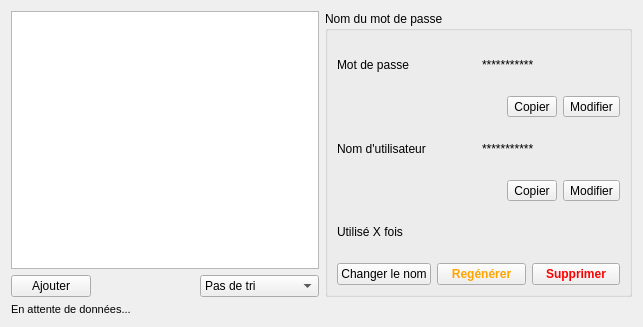
<?xml version="1.0" encoding="UTF-8"?>
<ui version="4.0">
 <class>PasswordTabView</class>
 <widget class="QWidget" name="PasswordTabView">
  <property name="geometry">
   <rect>
    <x>0</x>
    <y>0</y>
    <width>643</width>
    <height>327</height>
   </rect>
  </property>
  <property name="windowTitle">
   <string>Form</string>
  </property>
  <layout class="QVBoxLayout" name="verticalLayout_3">
   <item>
    <layout class="QHBoxLayout" name="horizontalLayout_3">
     <item>
      <layout class="QVBoxLayout" name="verticalLayout_2">
       <item>
        <widget class="QListView" name="pwdView">
         <property name="editTriggers">
          <set>QAbstractItemView::NoEditTriggers</set>
         </property>
        </widget>
       </item>
       <item>
        <layout class="QHBoxLayout" name="horizontalLayout_5">
         <item>
          <widget class="QPushButton" name="buttonAddPwd">
           <property name="text">
            <string>Ajouter</string>
           </property>
          </widget>
         </item>
         <item>
          <spacer name="horizontalSpacer_2">
           <property name="orientation">
            <enum>Qt::Horizontal</enum>
           </property>
           <property name="sizeHint" stdset="0">
            <size>
             <width>40</width>
             <height>20</height>
            </size>
           </property>
          </spacer>
         </item>
         <item>
          <widget class="QComboBox" name="comboBox">
           <property name="sizePolicy">
            <sizepolicy hsizetype="Expanding" vsizetype="Fixed">
             <horstretch>0</horstretch>
             <verstretch>0</verstretch>
            </sizepolicy>
           </property>
           <item>
            <property name="text">
             <string>Pas de tri</string>
            </property>
           </item>
           <item>
            <property name="text">
             <string>Tri par utilisation</string>
            </property>
           </item>
           <item>
            <property name="text">
             <string>Tri alphabétique</string>
            </property>
           </item>
          </widget>
         </item>
        </layout>
       </item>
      </layout>
     </item>
     <item>
      <widget class="QGroupBox" name="pwdBox">
       <property name="title">
        <string>Nom du mot de passe</string>
       </property>
       <layout class="QVBoxLayout" name="verticalLayout">
        <item>
         <layout class="QHBoxLayout" name="horizontalLayout">
          <item>
           <widget class="QLabel" name="label">
            <property name="text">
             <string>Mot de passe</string>
            </property>
           </widget>
          </item>
          <item>
           <widget class="QLabel" name="lblPwd">
            <property name="text">
             <string>***********</string>
            </property>
           </widget>
          </item>
         </layout>
        </item>
        <item>
         <layout class="QHBoxLayout" name="horizontalLayout_4">
          <item>
           <spacer name="horizontalSpacer">
            <property name="orientation">
             <enum>Qt::Horizontal</enum>
            </property>
            <property name="sizeType">
             <enum>QSizePolicy::Expanding</enum>
            </property>
            <property name="sizeHint" stdset="0">
             <size>
              <width>40</width>
              <height>20</height>
             </size>
            </property>
           </spacer>
          </item>
          <item>
           <widget class="QToolButton" name="buttonCopyPwd">
            <property name="text">
             <string>Copier</string>
            </property>
           </widget>
          </item>
          <item>
           <widget class="QToolButton" name="buttonUpdatePwd">
            <property name="text">
             <string>Modifier</string>
            </property>
           </widget>
          </item>
         </layout>
        </item>
        <item>
         <layout class="QHBoxLayout" name="horizontalLayout_2">
          <item>
           <widget class="QLabel" name="label_3">
            <property name="text">
             <string>Nom d'utilisateur</string>
            </property>
           </widget>
          </item>
          <item>
           <widget class="QLabel" name="lblUser">
            <property name="text">
             <string>***********</string>
            </property>
           </widget>
          </item>
         </layout>
        </item>
        <item>
         <layout class="QHBoxLayout" name="horizontalLayout_12">
          <item>
           <spacer name="horizontalSpacer_5">
            <property name="orientation">
             <enum>Qt::Horizontal</enum>
            </property>
            <property name="sizeType">
             <enum>QSizePolicy::Expanding</enum>
            </property>
            <property name="sizeHint" stdset="0">
             <size>
              <width>40</width>
              <height>20</height>
             </size>
            </property>
           </spacer>
          </item>
          <item>
           <widget class="QToolButton" name="buttonCopyUser">
            <property name="text">
             <string>Copier</string>
            </property>
           </widget>
          </item>
          <item>
           <widget class="QToolButton" name="buttonUpdateUser">
            <property name="text">
             <string>Modifier</string>
            </property>
           </widget>
          </item>
         </layout>
        </item>
        <item>
         <widget class="QLabel" name="lblUse">
          <property name="text">
           <string>Utilisé X fois</string>
          </property>
         </widget>
        </item>
        <item>
         <layout class="QHBoxLayout" name="horizontalLayout_13">
          <item>
           <widget class="QPushButton" name="buttonUpdateName">
            <property name="text">
             <string>Changer le nom</string>
            </property>
           </widget>
          </item>
          <item>
           <widget class="QPushButton" name="buttonRegenerate">
            <property name="styleSheet">
             <string notr="true">QPushButton {
font-weight: bold;
color:orange;
}</string>
            </property>
            <property name="text">
             <string>Regénérer</string>
            </property>
           </widget>
          </item>
          <item>
           <widget class="QPushButton" name="buttonDelete">
            <property name="styleSheet">
             <string notr="true">QPushButton {
font-weight: 600;
color:red;
}</string>
            </property>
            <property name="text">
             <string>Supprimer</string>
            </property>
           </widget>
          </item>
         </layout>
        </item>
       </layout>
      </widget>
     </item>
    </layout>
   </item>
   <item>
    <widget class="QLabel" name="lblNumPwd">
     <property name="text">
      <string>&lt;html&gt;&lt;head/&gt;&lt;body&gt;&lt;p&gt;&lt;span style=&quot; font-size:8pt;&quot;&gt;En attente de données...&lt;/span&gt;&lt;/p&gt;&lt;/body&gt;&lt;/html&gt;</string>
     </property>
    </widget>
   </item>
  </layout>
 </widget>
 <resources/>
 <connections/>
</ui>
